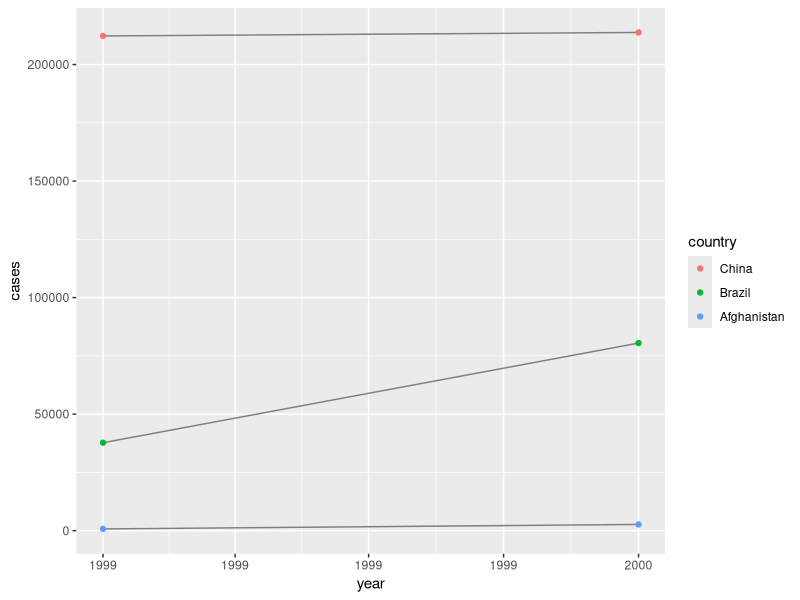

R code for this plot:
## ---- chunk 1
library(tidyverse)
library(lubridate)
## ---- chunk 2
DF1 <- tibble(
  Symbol = c("a", "b", "c"),
  Value = 1:3
)
DF1

DF2 <- tibble(
  Symbol = c("c", "d", "e"),
  Value = 4:6
)
DF2

DFmerge <- rbind(DF1,DF2)
DFmerge
## ---- chunk 3
table1

table1 %>% 
  count(year, wt = cases)

table1 %>% 
  count(year, wt = NULL)
# BTW, note the difference between the above count and this one:
table1 %>% 
  group_by(year) %>% 
  count(cases)
# Or the following group and summarize:
table1 %>% 
  group_by(year) %>% 
  summarise(AggCases = sum(cases))

# Or the following plot (I couldn't help but embellish this with a fct_reorder--vital to ggplot/geom_line displays,but a trick that I always forget):

table1 %>% 
  mutate(country = fct_reorder(country, -population),
         year = ymd(year, truncated = 2)) %>% 
  ggplot(aes(year, cases)) + 
  geom_line(aes(group = country), colour = "grey50") + 
  geom_point(aes(colour = country)) +
  scale_x_date(labels = scales::date_format("%Y")) 
## ---- chunk 4
table2
## ---- chunk 5
table3
## ---- chunk 6
table4a
table4b
## ---- chunk 7
table4a
tidy4a <- table4a %>% 
  gather(`1999`, `2000`, key = "year", value = "cases")
tidy4a
## ---- chunk 8
table4b
tidy4b <- table4b %>% 
  gather(`1999`, `2000`, key = "year", value = "population")
tidy4b
## ---- chunk 9
table4b %>% 
  gather(year, cases, -country)
## ---- chunk 10
left_join(tidy4a, tidy4b)
## ---- chunk 11
table2
## ---- chunk 12
table2 %>% 
  spread(key = type, value = count)
## ---- chunk 13
stocks <- tibble(
  year   = c(2015, 2015, 2016, 2016),
  half  = c(   1,    2,     1,    2),
  return = c(1.88, 0.59, 0.92, 0.17)
)
stocks

stocks %>% 
  spread(year, return) %>% 
  gather("year", "return", `2015`:`2016`)
## ---- chunk 14
stocks <- tibble(
  year   = c(2015, 2015, 2015, 2015, 2016, 2016, 2016),
  qtr    = c(   1,    2,    3,    4,    2,    3,    4),
  return = c(1.88, 0.59, 0.35,   NA, 0.92, 0.17, 2.66)
)

stocks
## ---- chunk 15
stocks %>% 
  spread(year, return)
## ---- chunk 16
stocks %>% 
  spread(year, return) %>% 
  gather(year, return, `2015`:`2016`, na.rm = TRUE)
## ---- chunk 17
stocks

stocks %>% 
  complete(year, qtr)
## ---- chunk 18
treatment <- tribble(
  ~ person,           ~ treatment, ~response,
  "Derrick Whitmore", 1,           7,
  NA,                 2,           10,
  NA,                 3,           9,
  "Katherine Burke",  1,           4
)

treatment

treatment %>% 
  fill(person)
## ---- chunk 19
table4a

table4a_long <- table4a %>%
  pivot_longer(
    `1999`:`2000`,
    names_to = "year",
    values_to = "value"
  )

table4a_long

table4b_long <- table4b %>% 
  pivot_longer(
    `1999`:`2000`,
    names_to = "year",
    values_to = "value"
  )

table4b_long

## ---- chunk 20
table4aNew <- table4a_long %>% 
  pivot_wider(
    names_from = "year",
    values_from = "value"
  )

table4aNew
table4a
## ---- chunk 21
table2

table2 %>% pivot_wider(
  names_from = c("year", "type"),
  values_from = "count"
)
## ---- chunk 22
df <- tibble::tibble(
  a = rnorm(10),
  b = rbinom(10, 1, 0.5),
  c = rchisq(10, df = 6),
  d = rexp(10, rate = 1)
)

map_dbl(df, mean)
map_dfc(df, mean)
map_dfr(df, mean)

